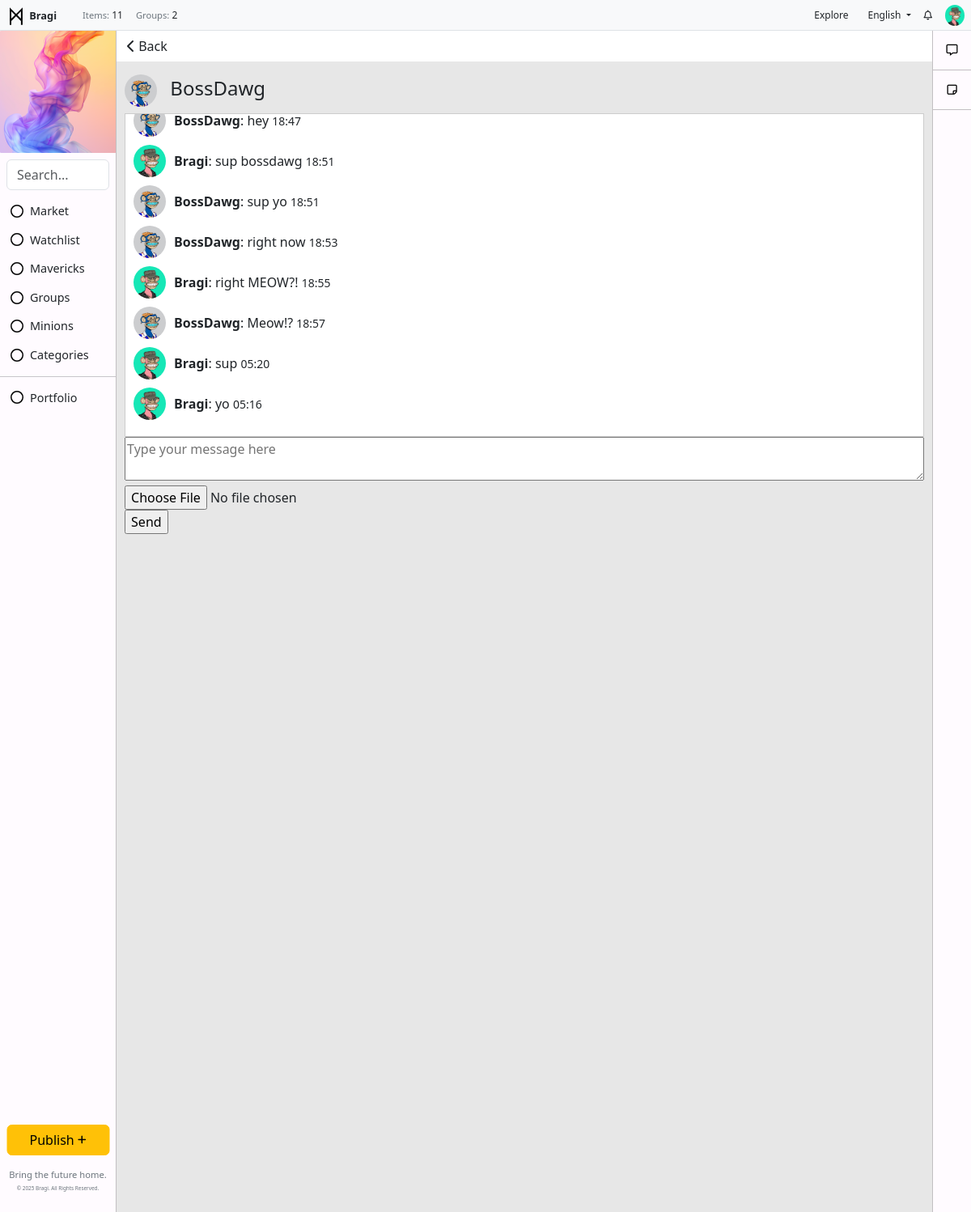
The page /chat/5/ (signed in) on the database its author committed.
### users/models.py (models this page shows, shortened)
class UserProfile(models.Model):
    user = models.OneToOneField(User, on_delete=models.CASCADE)
    bio = models.TextField(blank=True, null=True)  # Bio field
    profile_picture = models.ImageField(upload_to='profile_pictures/', null=True, blank=True)  # Profile picture
    location = models.CharField(max_length=255, blank=True, null=True)  # New location field

### toolbar/models.py (models this page shows, shortened)
class ToolbarAd(models.Model):  # Separate model for the toolbar's external image
    name = models.CharField(max_length=100, blank=True, null=True)
    alt_text = models.CharField(max_length=200, blank=True, null=True)  # Alt text for the image
    image = models.ImageField(upload_to='toolbar_images/', blank=True, null=True)  # Image upload field
    url = models.URLField(max_length=200, blank=True, null=True)  # Use URLField for link
    visible = models.BooleanField(default=True)

class ToolbarItem(models.Model):
    icon = models.FileField(upload_to='toolbar_images/', blank=True, null=True)  # Image upload field
    name = models.CharField(max_length=100)
    url = models.CharField(max_length=200, blank=True, null=True)
    order = models.IntegerField(default=0)
    visible = models.BooleanField(default=True)
    class Meta:
        ordering = ['order']

class UsersItem(models.Model):
    name = models.CharField(max_length=255)
    icon = models.FileField(upload_to='toolbar_images/', blank=True, null=True)  # Image upload field
    description = models.TextField(blank=True, null=True)
    visible = models.BooleanField(default=True)

### chat/models.py (models this page shows, shortened)
class Message(models.Model):
    thread = models.ForeignKey(ChatThread, related_name="messages", on_delete=models.CASCADE)
    sender = models.ForeignKey(User, on_delete=models.CASCADE)
    content = models.TextField()
    timestamp = models.DateTimeField(auto_now_add=True)
    read = models.BooleanField(default=False)
    file = models.FileField(upload_to="chat_files/", null=True, blank=True)

### chat/views.py (the view)
# urls.py: path('<int:user_id>/', views.chat_thread, name='chat_thread'),
@login_required
def chat_thread(request, user_id):
    other_user = get_object_or_404(User, id=user_id)
    if not Follow.objects.filter(follower=request.user, followed=other_user).exists():
        return redirect("communication_center")
    thread, created = ChatThread.objects.get_or_create(
        user1=min(request.user, other_user, key=lambda x: x.id),
        user2=max(request.user, other_user, key=lambda x: x.id)
    )
    messages = Message.objects.filter(thread=thread).order_by('-timestamp')[:20]
    messages = reversed(messages)  # Display them in ascending order in the template
    other_user_profile_picture = other_user.userprofile.profile_picture.url if other_user.userprofile.profile_picture else None
    return render(request, "chat/chat_thread.html", {
        "thread_id": thread.id,
        "other_user": other_user,
        "messages": messages,
        "other_user_profile_picture": other_user_profile_picture,
    })

### backend/context_processors.py (called while the page is built)
def published_posts_count(request):
    count = Post.objects.filter(status='published').count()
    return {'published_posts_count': count}

def toolbar_items(request):
    return {
        'toolbar_items': ToolbarItem.objects.filter(visible=True),
        'toolbar_ad': ToolbarAd.objects.filter(visible=True).first(),
        'toolbar_user_items': UsersItem.objects.filter(visible=True),  # Plural name for consistency
    }

def group_count(request):
    return {'group_count': Group.objects.count()}

### chat/templates/chat/chat_thread.html (shortened to what this page needs)
{% extends "base.html" %}
{% block content %}
<div class="text-left" style="position: sticky; top: 0; margin: 0; padding: 0; background-color: #ffffff; border-bottom: 1px solid var(--navbar-border-color);">
    <button onclick="window.history.back();" class="btn">
        <i class="fa-solid fa-chevron-left"></i> Back
    </button>
</div>
<div style="padding: 16px 1%;">
    <h4>
        <img src="{{ other_user.userprofile.profile_picture.url|default:'/static/img/default_profile_picture.png' }}"
        alt="{{ other_user.username }}'s profile picture"
        style="width: 40px; height: 40px; border-radius: 50%; margin-right: 10px;">
        {{ other_user.username }}
    </h4>
    <div id="chat-history" style="height: 400px; overflow-y: auto; border: 1px solid #ccc; padding: 10px; background-color: white;">
        {% for message in messages %}
            <div style="margin-bottom: 10px;">
                <div style="display: flex; align-items: center;">
                    <img src="{{ message.sender.userprofile.profile_picture.url|default:'/static/img/default_profile_picture.png' }}"
                         alt="{{ message.sender.username }}'s profile picture"
                         style="width: 40px; height: 40px; border-radius: 50%; margin-right: 10px;">
                    <div>
                        <strong>{{ message.sender.username }}</strong>: {{ message.content }}
                        <small>{{ message.timestamp|date:"H:i" }}</small>
                    </div>
                </div>
            </div>
        {% endfor %}
    </div>
    <textarea id="chat-message-input" style="width: 100%;" placeholder="Type your message here"></textarea><br>
    <input type="file" id="chat-file-input" style="width: 100%;" />
    <input id="chat-message-submit" type="button" value="Send">
</div>
{% endblock %}

### templates/base.html (shortened to what this page needs)
{% load static %}
<!DOCTYPE html>
<html lang="en">
<head>
    <link href="https://cdn.jsdelivr.net/npm/bootstrap@5.3.0-alpha1/dist/css/bootstrap.min.css" rel="stylesheet">
    <link rel="stylesheet" href="https://cdnjs.cloudflare.com/ajax/libs/font-awesome/6.0.0-beta3/css/all.min.css">
    <link rel="stylesheet" href="{% static 'css/styles.css' %}">
</head>
<body>
    {% if user.is_authenticated %}
    <div class="container-fluid">
        <div class="row fixed-top px-2 py-0 bg-light border-bottom" style="height: 38px; z-index: 1000;">
            <div class="col-auto d-flex align-items-center">
                <a href="/" class="text-decoration-none">
                    <img src="{% static 'img/logo.svg' %}" alt="Icon" style="width: 24px; height: 24px; color: #000000;">
                    <span class="fw-semibold text-dark m-0" style="font-size: .8rem;">Bragi</span>
                </a>
            </div>
            <div class="col d-flex align-items-center">
                <ul class="navbar-nav d-flex flex-row m-0" style="font-size: 0.75rem;">
                    <li class="nav-item mx-2">
                        <p class="m-0"> <span class="text-secondary" style="font-size: .7rem;">Items:</span> {{ published_posts_count }}</p>
                    </li>
                    <li class="nav-item mx-2">
                        <p class="m-0"> <span class="text-secondary" style="font-size: .7rem;">Groups:</span> {{ group_count }}</p>
                    </li>
                </ul>
            </div>
            <div class="col d-flex justify-content-end align-items-center" style="height: 38px;">
                <ul class="navbar-nav d-flex flex-row m-0 align-items-center">
                    <li class="nav-item mx-2">
                        <a href="/" class="nav-link btn btn-warning py-1 px-2" style="font-size: 0.75rem;">Explore</a>
                    </li>
                    <li class="nav-item dropdown mx-2">
                        <a class="nav-link dropdown-toggle" id="dropdownMenuLink" role="button" data-bs-toggle="dropdown" aria-expanded="false" style="font-size: 0.75rem;">
                            English
                        </a>
                    </li>
                    <li class="nav-item mx-2">
                        <a href="{% url 'notifications_list' %}" class="nav-link text-decoration-none" style="color: inherit; text-decoration: none; font-size: 0.75rem;">
                            <i class="fa-regular fa-bell"></i>
                        </a>
                    </li>
                    <li class="nav-item dropdown" style="margin-left: 8px;">
                        <a href="#" class="nav-link" id="dropdownUser2" role="button" data-bs-toggle="dropdown" aria-expanded="false" style="padding: 3px 0;">
                            {% if request.user.is_authenticated and request.user.userprofile.profile_picture %}
                                <img src="{{ request.user.userprofile.profile_picture.url }}" alt="Profile Picture" class="rounded-circle" style="width: 24px; height: auto; object-fit: cover;">
                            {% else %}
                                <i class="fas fa-user-circle" style="width: 24px; height: 24px; object-fit: cover;"></i>
                            {% endif %}
                        </a>
                    </li>
                </ul>
            </div>
        </div>
            <div class="row" style="margin-top: 38px; position: relative; display: flex; height: 100vh;">
                <div class="col-auto" style="position: fixed; top: 38px; left: 0; bottom: 0; width: 144px; background-color: #FFFBFF; border-right: 1px solid #C2BFC2; margin: 0; padding: 0;">
                    {% if toolbar_ad %}
                    <div  style="display: flex; justify-content: center; align-items: center; overflow: hidden;">
                        {% if toolbar_ad.image %}
                            <a href="{{ toolbar_ad.url }}" target="_blank">
                                <img src="{{ toolbar_ad.image.url }}" alt="{{ toolbar_ad.alt_text }}">
                            </a>
                        {% else %}
                            <p>No toolbar image available.</p>
                        {% endif %}
                    </div>
                    {% else %}
                        <p>No toolbar ad found.</p>
                    {% endif %}
                    <form class="search-form m-2" method="get" action="{% url 'post_list' %}">
                        <input class="form-control" type="search" name="q" placeholder="Search..." aria-label="Search" value="{{ query|default:'' }}">
                    </form>
                    <ul class="list-unstyled">
                        <li class="nav-item">
                            <ul class="list-unstyled">
                                {% for item in toolbar_items %}
                                    {% if item.visible %}
                                        <li class="nav-item">
                                            <a href="{{ item.url }}" class="btn btn-toggle align-items-center" style="display: flex; align-items: center;">
                                                {% if item.icon %}
                                                <img src="{{ item.icon.url }}" alt="{{ item.name }} icon" class="icon-class" style="width: 16px; height: 16px; margin-right: 8px;">
                                                {% endif %}
                                                <span class="" style="font-size: .9rem;">{{ item.name }}</span>
                                            </a>
                                        </li>
                                    {% endif %}
                                {% endfor %}
                            </ul>
                        </li>
                        <li><hr class="my-2"></li>
                        <li class="nav-item">
                            <ul class="list-unstyled">
                                {% for toolbar_user_item in toolbar_user_items %}
                                    <li class="nav-item" style="text-decoration: none;">
                                        <a class="btn btn-toggle align-items-center" style="text-decoration: none; display: flex; align-items: center;" type="button" data-bs-toggle="collapse" data-bs-target="#collapse-{{ toolbar_user_item.id }}" aria-expanded="false" aria-controls="collapse-{{ toolbar_user_item.id }}">
                                            {% if toolbar_user_item.icon %}
                                                <img src="{{ toolbar_user_item.icon.url }}" alt="{{ toolbar_user_item.name }} icon" class="icon-class" style="width: 16px; height: 16px; margin-right: 8px;">
                                            {% endif %}
                                            <span class="" style="font-size: .9rem;">{{ toolbar_user_item.name }}</span>
                                        </a>
                                    </li>
                                {% endfor %}
                            </ul>
                        </li>
                    </ul>
                    <ul class="navbar-nav position-absolute bottom-0 start-50 translate-middle-x w-100 p-2">
                        <li class="nav-item mb-3">
                            <a href="{% url 'post_create' %}" class="btn btn-warning w-100">Publish <i class="fas fa-plus fa-xs"></i></a>
                        </li>
                        <li class="nav-item">
                            <p class="mb-0 text-center" style="font-size: 0.7rem; line-height: 1.5; color: #6c757d;">
                                Bring the future home.
                            </p>
                            <p class="text-center mt-1" style="color: #6c757d; font-size: 0.4rem;">
                                &copy; {% now "Y" %} Bragi. All Rights Reserved.
                            </p>
                        </li>
                    </ul>
                </div>
                <div class="col" style="padding: 0; margin-left: 144px; margin-right: 48px; background:rgb(231, 231, 231)">
                        {% block content %}{% endblock %}
                </div>
                <div class="col-auto" style="position: fixed; top: 38px; right: 0; bottom: 0; width: 48px; background-color: #FFFBFF; border-left: 1px solid #C2BFC2; margin: 0; padding: 0;">
                    <ul class="nav nav-flush flex-column text-center">
                        <li class="nav-item" style="border-bottom: 1px solid #C2BFC2; margin: 0; padding: 12px; ">
                            <a href="{% url 'communication_center' %}" style="color: #000000; margin: 0; padding: 0;" aria-current="page" title="Communication Center" data-bs-toggle="tooltip" data-bs-placement="right">
                                <i class="fa-regular fa-message fa-sm"></i>
                            </a>
                        </li>
                        <li class="nav-item" style="border-bottom: 1px solid #C2BFC2; margin: 0; padding: 12px; ">
                            <a href="{% url 'draft_posts' %}" style="color: #000000; margin: 0; padding: 0;" aria-current="page" title="Drafts" data-bs-toggle="tooltip" data-bs-placement="right">
                                <i class="fa-regular fa-note-sticky fa-sm"></i>
                            </a>
                        </li>
                    </ul>
                </div>
            </div>
    </div>
    {% endif %}
</body>
</html>

### static/css/styles.css (style rules this page uses)
.mb-3 { margin-bottom: 20px; }

### rows shown on the page
ToolbarAd: image (picture)
ToolbarItem: icon (picture), name "Market"
ToolbarItem: icon (picture), name "Watchlist"
ToolbarItem: icon (picture), name "Mavericks"
ToolbarItem: icon (picture), name "Groups"
ToolbarItem: icon (picture), name "Minions"
ToolbarItem: icon (picture), name "Categories"
UsersItem: icon (picture), name "Portfolio"
Message: sender.userprofile.profile_picture (picture), sender.username "BossDawg", content "hey", timestamp "18:47"
Message: sender.userprofile.profile_picture (picture), sender.username "Bragi", content "sup bossdawg", timestamp "18:51"
Message: sender.userprofile.profile_picture (picture), sender.username "BossDawg", content "sup yo", timestamp "18:51"
Message: sender.userprofile.profile_picture (picture), sender.username "BossDawg", content "right now", timestamp "18:53"
Message: sender.userprofile.profile_picture (picture), sender.username "Bragi", content "right MEOW?!", timestamp "18:55"
Message: sender.userprofile.profile_picture (picture), sender.username "BossDawg", content "Meow!?", timestamp "18:57"
Message: sender.userprofile.profile_picture (picture), sender.username "Bragi", content "sup", timestamp "05:20"
Message: sender.userprofile.profile_picture (picture), sender.username "Bragi", content "yo", timestamp "05:16"

### other values the page prints
{{ published_posts_count }} "11"
{{ group_count }} "2"
{{ other_user.username }} "BossDawg"
